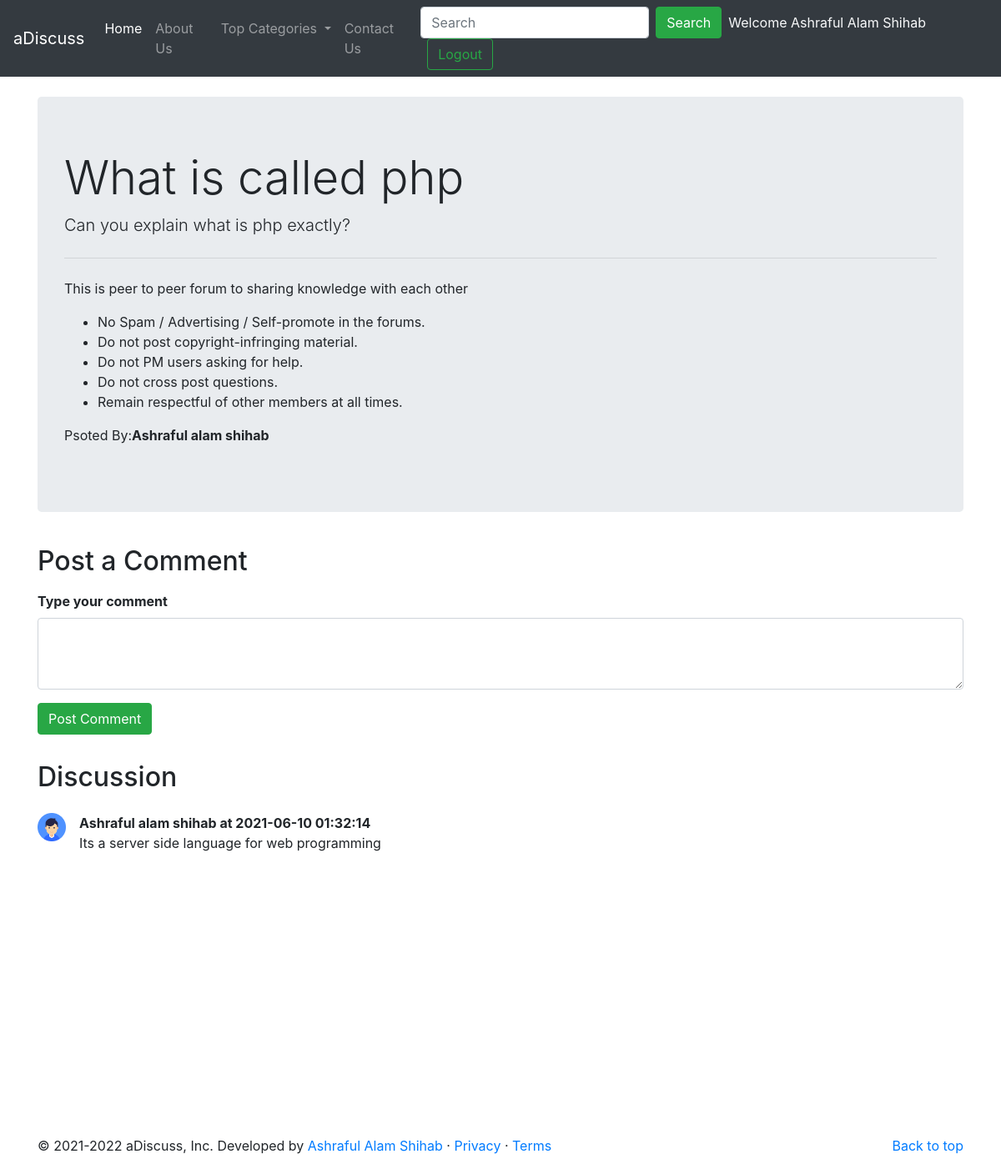
The page /therad.php?theradid=1 (signed in) on the database its author committed.
### tables this page shows
CREATE TABLE `therads` (
  `therad_id` int(11) NOT NULL,
  `therad_title` varchar(255) NOT NULL,
  `therad_desc` text NOT NULL,
  `thered_cate_id` int(255) NOT NULL,
  `therad_user_id` int(255) NOT NULL,
  `timestamp` datetime NOT NULL DEFAULT current_timestamp()
);

CREATE TABLE `users` (
  `user_id` int(255) NOT NULL,
  `user_name` varchar(255) NOT NULL,
  `user_email` varchar(255) NOT NULL,
  `password` varchar(255) NOT NULL,
  `signuptime` datetime NOT NULL DEFAULT current_timestamp()
);

CREATE TABLE `comments` (
  `comment_id` int(255) NOT NULL,
  `comment_content` varchar(255) NOT NULL,
  `therad_id` int(255) NOT NULL,
  `comment_by` int(255) NOT NULL,
  `comment_time` datetime NOT NULL DEFAULT current_timestamp()
);

### therad.php (the view, shortened to what this page needs)
<!doctype html>
<html lang="en">
<head>
    <link rel="stylesheet" href="https://cdn.jsdelivr.net/npm/bootstrap@4.5.3/dist/css/bootstrap.min.css"
>
</head>
<body>
    <?php include 'partial/_dbconnect.php';?>
    <?php include 'partial/_header.php';?>
    <?php
        $id= $_GET['theradid'];
        $sql = "SELECT * FROM `therads` WHERE therad_id ='$id'";
        $result = mysqli_query($conn, $sql);
        while($row= mysqli_fetch_assoc($result)){
            $title= $row['therad_title'];
            $desc= $row['therad_desc'];
            $th_user = $row['therad_user_id'];
            $sql2 = "SELECT user_name FROM `users` WHERE user_id= '$th_user'";
            $result2 = mysqli_query($conn, $sql2);
            $row2 = mysqli_fetch_assoc($result2);
            $name = $row2['user_name'];
        }
    ?>
    <div class="container my-4">
        <div class="jumbotron">
            <h1 class="display-4"><?php echo $title; ?></h1>
            <p class="lead"><?php echo $desc; ?></p>
            <hr class="my-4">
            <p>This is peer to peer forum to sharing knowledge with each other</p>
            <p>
            <ul>
                <li>No Spam / Advertising / Self-promote in the forums.</li>
                <li>Do not post copyright-infringing material.</li>
                <li>Do not PM users asking for help.</li>
                <li>Do not cross post questions.</li>
                <li>Remain respectful of other members at all times.</li>
            </ul>
            </p>
            <p>Psoted By:<strong><?php echo $name; ?></strong></p>
        </div>
    </div>
    <?php
    if(isset($_SESSION['loggedin']) && $_SESSION['loggedin']==true){
    echo'<div class="container">
    <h2 class="py-2">Post a Comment</h2>
      <form action=" '.$_SERVER["REQUEST_URI"].'" method="post">
      <div class="form-group">
        <label for="comment"><strong>Type your comment</strong></label>
        <textarea class="form-control" id="comment" name="comment" rows="3"></textarea>
        <input type="hidden" name="user_id" value="'.$_SESSION["user_id"].'">
        </div>
        <button type="submit" class="btn btn-success">Post Comment</button>
        </form>
        </div>';
    }
    ?>
    <div class="container my-4" id="ques">
        <h2 class="py-2">Discussion</h2>
        <?php
        $id= $_GET['theradid'];
        $sql = "SELECT * FROM `comments` WHERE therad_id ='$id'";
        $result2 = mysqli_query($conn, $sql);
        while($row = mysqli_fetch_assoc($result2)){
            $comment_time = $row['comment_time'];
            $content = $row['comment_content'];
            $th_user2 = $row['comment_by'];
            $sql2 = "SELECT user_name FROM `users` WHERE user_id= '$th_user2'";
            $result2 = mysqli_query($conn, $sql2);
            $row2 = mysqli_fetch_assoc($result2);
            $name = $row2['user_name'];
            echo '
            <div class="media my-3">
                <img src="user.png" width="34px" class="mr-3" alt="...">
                <div class="media-body">
                <p class="font-weight-bold my-0">'.$name.' at '.$comment_time.'</p>
                '.$content.'
                     </div>
                    </div>';
    }
    ?>
    </div>
    <?php include 'partial/_footer.php';?>
</body>
</html>

### therad.php (style rules this page uses)
#ques { min-height: 433px; }

### rows shown on the page
therads: therad_title "What is called php", therad_desc "Can you explain what is php exactly?"
users: user_name "Ashraful alam shihab"
comments: users.user_name "Ashraful alam shihab", comment_time "2021-06-10 01:32:14", comment_content "Its a server side language for web programming"

### other values the page prints
$_SESSION['userename'] "Ashraful Alam Shihab"
